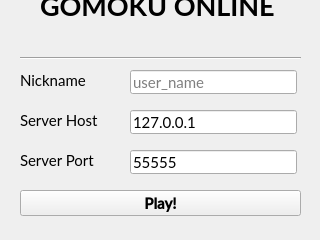
<?xml version="1.0" encoding="UTF-8"?>
<ui version="4.0">
 <class>login</class>
 <widget class="QMainWindow" name="login">
  <property name="geometry">
   <rect>
    <x>0</x>
    <y>0</y>
    <width>320</width>
    <height>240</height>
   </rect>
  </property>
  <property name="sizePolicy">
   <sizepolicy hsizetype="Fixed" vsizetype="Fixed">
    <horstretch>0</horstretch>
    <verstretch>0</verstretch>
   </sizepolicy>
  </property>
  <property name="windowTitle">
   <string>Login</string>
  </property>
  <property name="windowIcon">
   <iconset>
    <normaloff>../../res/icon.png</normaloff>../../res/icon.png</iconset>
  </property>
  <widget class="QWidget" name="centralWidget">
   <widget class="QPushButton" name="buttonPlay">
    <property name="geometry">
     <rect>
      <x>20</x>
      <y>190</y>
      <width>281</width>
      <height>26</height>
     </rect>
    </property>
    <property name="font">
     <font>
      <family>Lato Semibold</family>
      <pointsize>11</pointsize>
      <weight>75</weight>
      <bold>true</bold>
     </font>
    </property>
    <property name="focusPolicy">
     <enum>Qt::TabFocus</enum>
    </property>
    <property name="text">
     <string>Play!</string>
    </property>
    <property name="checkable">
     <bool>false</bool>
    </property>
    <property name="autoDefault">
     <bool>false</bool>
    </property>
    <property name="default">
     <bool>false</bool>
    </property>
    <property name="flat">
     <bool>false</bool>
    </property>
   </widget>
   <widget class="QLineEdit" name="textServerPort">
    <property name="geometry">
     <rect>
      <x>130</x>
      <y>150</y>
      <width>167</width>
      <height>24</height>
     </rect>
    </property>
    <property name="font">
     <font>
      <family>Lato</family>
      <pointsize>11</pointsize>
     </font>
    </property>
    <property name="focusPolicy">
     <enum>Qt::StrongFocus</enum>
    </property>
    <property name="text">
     <string>55555</string>
    </property>
    <property name="cursorPosition">
     <number>2</number>
    </property>
    <property name="placeholderText">
     <string>55555</string>
    </property>
   </widget>
   <widget class="QLabel" name="labelNickname">
    <property name="geometry">
     <rect>
      <x>20</x>
      <y>70</y>
      <width>81</width>
      <height>20</height>
     </rect>
    </property>
    <property name="font">
     <font>
      <family>Lato</family>
      <pointsize>11</pointsize>
     </font>
    </property>
    <property name="text">
     <string>Nickname</string>
    </property>
   </widget>
   <widget class="QLabel" name="labelServerIP">
    <property name="geometry">
     <rect>
      <x>20</x>
      <y>110</y>
      <width>91</width>
      <height>20</height>
     </rect>
    </property>
    <property name="font">
     <font>
      <family>Lato</family>
      <pointsize>11</pointsize>
     </font>
    </property>
    <property name="text">
     <string>Server Host</string>
    </property>
   </widget>
   <widget class="QLabel" name="labelServerPort">
    <property name="geometry">
     <rect>
      <x>20</x>
      <y>150</y>
      <width>91</width>
      <height>20</height>
     </rect>
    </property>
    <property name="font">
     <font>
      <family>Lato</family>
      <pointsize>11</pointsize>
     </font>
    </property>
    <property name="text">
     <string>Server Port</string>
    </property>
   </widget>
   <widget class="QLineEdit" name="textServerIP">
    <property name="geometry">
     <rect>
      <x>130</x>
      <y>110</y>
      <width>167</width>
      <height>24</height>
     </rect>
    </property>
    <property name="font">
     <font>
      <family>Lato</family>
      <pointsize>11</pointsize>
     </font>
    </property>
    <property name="focusPolicy">
     <enum>Qt::StrongFocus</enum>
    </property>
    <property name="text">
     <string>127.0.0.1</string>
    </property>
    <property name="cursorPosition">
     <number>1</number>
    </property>
    <property name="placeholderText">
     <string>localhost</string>
    </property>
   </widget>
   <widget class="QLineEdit" name="textNickname">
    <property name="geometry">
     <rect>
      <x>130</x>
      <y>70</y>
      <width>167</width>
      <height>24</height>
     </rect>
    </property>
    <property name="font">
     <font>
      <family>Lato</family>
      <pointsize>11</pointsize>
     </font>
    </property>
    <property name="focusPolicy">
     <enum>Qt::StrongFocus</enum>
    </property>
    <property name="placeholderText">
     <string>user_name</string>
    </property>
   </widget>
   <widget class="QLabel" name="labelTitle">
    <property name="geometry">
     <rect>
      <x>40</x>
      <y>-10</y>
      <width>241</width>
      <height>31</height>
     </rect>
    </property>
    <property name="font">
     <font>
      <family>Lato</family>
      <pointsize>20</pointsize>
      <weight>75</weight>
      <bold>true</bold>
     </font>
    </property>
    <property name="text">
     <string>GOMOKU ONLINE</string>
    </property>
   </widget>
   <widget class="Line" name="line">
    <property name="geometry">
     <rect>
      <x>20</x>
      <y>50</y>
      <width>281</width>
      <height>16</height>
     </rect>
    </property>
    <property name="orientation">
     <enum>Qt::Horizontal</enum>
    </property>
   </widget>
  </widget>
 </widget>
 <layoutdefault spacing="6" margin="11"/>
 <resources/>
 <connections/>
</ui>
